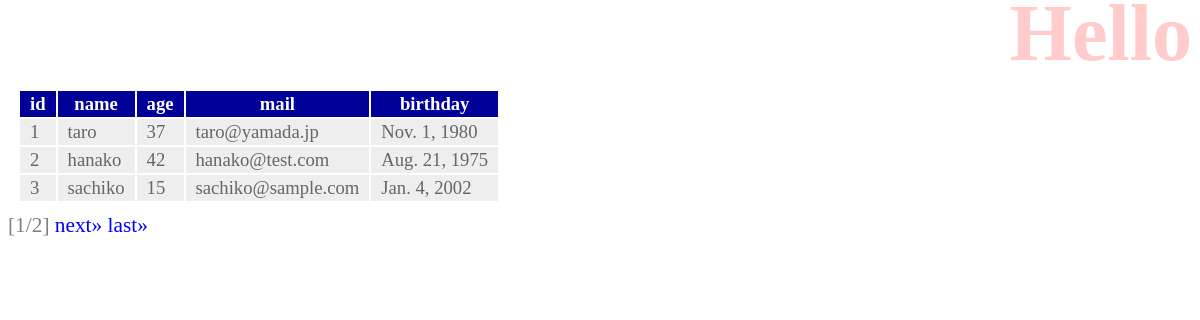
/hello/, run on the app's committed database.
### hello/models.py (models this page shows, shortened)
class Friend(models.Model):
    name = models.CharField(max_length=100,validators=[number_only])
    mail = models.EmailField(max_length=200)
    gender = models.BooleanField()
    age = models.IntegerField()
    birthday = models.DateField()

### hello/views.py (the view)
# urls.py: path('', views.index, name='index'),
def index(request, num=1):
    data = Friend.objects.all()
    page = Paginator(data, 3)
    params = {
                'title': 'Hello',
                'message':'',
                'data': page.get_page(num),
            }
    return render(request, 'hello/index.html' , params)

### hello/templates/hello/index.html (shortened to what this page needs)
{% load static %}
<!doctype html>
<html lang="ja">
<head>
    <link rel="stylesheet" type="text/css" href="{% static 'hello/css/style.css' %}" />
</head>
<body>
    <h1>{{title}}</h1>
    <table>
        <tr>
            <th>id</th>
            <th>name</th>
            <th>age</th>
            <th>mail</th>
            <th>birthday</th>
        </tr>
        {% for item in data %}
        <tr>
            <td>{{item.id}}</td>
            <td>{{item.name}}</td>
            <td>{{item.age}}</td>
            <td>{{item.mail}}</td>
            <td>{{item.birthday}}</td>
        </tr>
        {% endfor %}
    </table>
    <div class="pagination">
            <span class="current">
                [{{data.number}}/{{data.paginator.num_pages}}]
            </span>
        {% if data.has_next %}
            <a href="{% url 'index' %}{{data.next_page_number}}">next&raquo;</a>
            <a href="{% url 'index' %}{{data.paginator.num_pages}}">last&raquo;</a>
        {% endif %}
    </div>
</body>
</html>

### hello/static/hello/css/style.css (style rules this page uses)
body { color:gray; font-size:16pt; }
h1 { color:red; opacity:0.2; font-size:60pt; margin-top:-20px; margin-bottom:0px; text-align:right; }
a { color:blue; text-decoration: none; }
table { margin: 10px; font-size: 14pt; }
table tr th { background-color:#009; color:white; padding:2px 10px; border-size: 2px; }
table tr td { background-color:#eee; color:#666; padding:2px 10px; border-size: 2px; }

### data on the page
Friend: id "1", name "taro", age "37", mail "taro@yamada.jp", birthday "Nov. 1, 1980"
Friend: id "2", name "hanako", age "42", mail "hanako@test.com", birthday "Aug. 21, 1975"
Friend: id "3", name "sachiko", age "15", mail "sachiko@sample.com", birthday "Jan. 4, 2002"

### other printed values
{{ data.number }} "1"
{{ data.paginator.num_pages }} "2"
